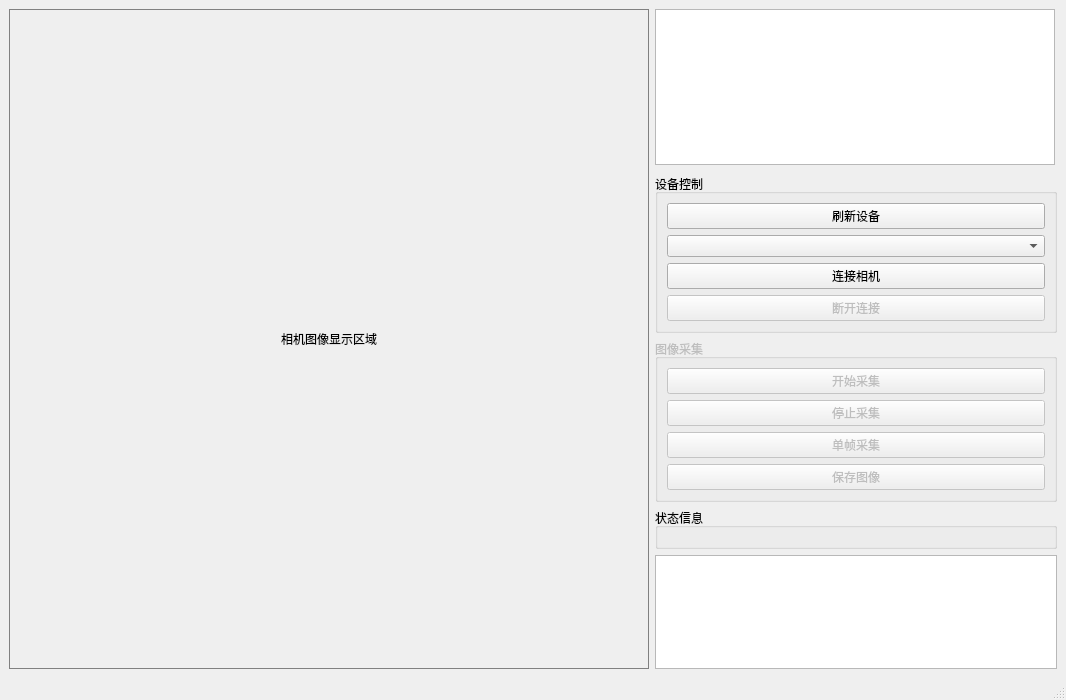
<?xml version="1.0" encoding="UTF-8"?>
<ui version="4.0">
 <class>MainWindow</class>
 <widget class="QMainWindow" name="MainWindow">
  <property name="geometry">
   <rect>
    <x>0</x>
    <y>0</y>
    <width>1066</width>
    <height>700</height>
   </rect>
  </property>
  <property name="windowTitle">
   <string>相机图像采集</string>
  </property>
  <widget class="QWidget" name="centralwidget">
   <layout class="QHBoxLayout" name="horizontalLayout">
    <item>
     <widget class="QLabel" name="imageLabel">
      <property name="minimumSize">
       <size>
        <width>640</width>
        <height>480</height>
       </size>
      </property>
      <property name="styleSheet">
       <string notr="true">border: 1px solid gray;</string>
      </property>
      <property name="text">
       <string>相机图像显示区域</string>
      </property>
      <property name="scaledContents">
       <bool>true</bool>
      </property>
      <property name="alignment">
       <set>Qt::AlignmentFlag::AlignCenter</set>
      </property>
     </widget>
    </item>
    <item>
     <layout class="QVBoxLayout" name="controlLayout">
      <item>
       <widget class="QGraphicsView" name="graphicsView">
        <property name="minimumSize">
         <size>
          <width>400</width>
          <height>150</height>
         </size>
        </property>
        <property name="maximumSize">
         <size>
          <width>400</width>
          <height>300</height>
         </size>
        </property>
       </widget>
      </item>
      <item>
       <spacer name="verticalSpacer">
        <property name="orientation">
         <enum>Qt::Orientation::Vertical</enum>
        </property>
        <property name="sizeHint" stdset="0">
         <size>
          <width>20</width>
          <height>40</height>
         </size>
        </property>
       </spacer>
      </item>
      <item>
       <widget class="QGroupBox" name="deviceGroupBox">
        <property name="title">
         <string>设备控制</string>
        </property>
        <layout class="QVBoxLayout" name="deviceLayout">
         <item>
          <widget class="QPushButton" name="refreshButton">
           <property name="text">
            <string>刷新设备</string>
           </property>
          </widget>
         </item>
         <item>
          <widget class="QComboBox" name="deviceComboBox"/>
         </item>
         <item>
          <widget class="QPushButton" name="connectButton">
           <property name="text">
            <string>连接相机</string>
           </property>
          </widget>
         </item>
         <item>
          <widget class="QPushButton" name="disconnectButton">
           <property name="enabled">
            <bool>false</bool>
           </property>
           <property name="text">
            <string>断开连接</string>
           </property>
          </widget>
         </item>
        </layout>
       </widget>
      </item>
      <item>
       <widget class="QGroupBox" name="captureGroupBox">
        <property name="enabled">
         <bool>false</bool>
        </property>
        <property name="title">
         <string>图像采集</string>
        </property>
        <layout class="QVBoxLayout" name="captureLayout">
         <item>
          <widget class="QPushButton" name="startButton">
           <property name="text">
            <string>开始采集</string>
           </property>
          </widget>
         </item>
         <item>
          <widget class="QPushButton" name="stopButton">
           <property name="enabled">
            <bool>false</bool>
           </property>
           <property name="text">
            <string>停止采集</string>
           </property>
          </widget>
         </item>
         <item>
          <widget class="QPushButton" name="snapButton">
           <property name="text">
            <string>单帧采集</string>
           </property>
          </widget>
         </item>
         <item>
          <widget class="QPushButton" name="saveButton">
           <property name="text">
            <string>保存图像</string>
           </property>
          </widget>
         </item>
        </layout>
       </widget>
      </item>
      <item>
       <widget class="QGroupBox" name="statusGroupBox">
        <property name="title">
         <string>状态信息</string>
        </property>
        <layout class="QVBoxLayout" name="statusLayout"/>
       </widget>
      </item>
      <item>
       <widget class="QTextEdit" name="statusTextEdit">
        <property name="maximumSize">
         <size>
          <width>16777215</width>
          <height>150</height>
         </size>
        </property>
        <property name="readOnly">
         <bool>true</bool>
        </property>
       </widget>
      </item>
     </layout>
    </item>
   </layout>
  </widget>
  <widget class="QMenuBar" name="menubar">
   <property name="geometry">
    <rect>
     <x>0</x>
     <y>0</y>
     <width>1066</width>
     <height>21</height>
    </rect>
   </property>
  </widget>
  <widget class="QStatusBar" name="statusbar"/>
 </widget>
 <resources/>
 <connections/>
</ui>
